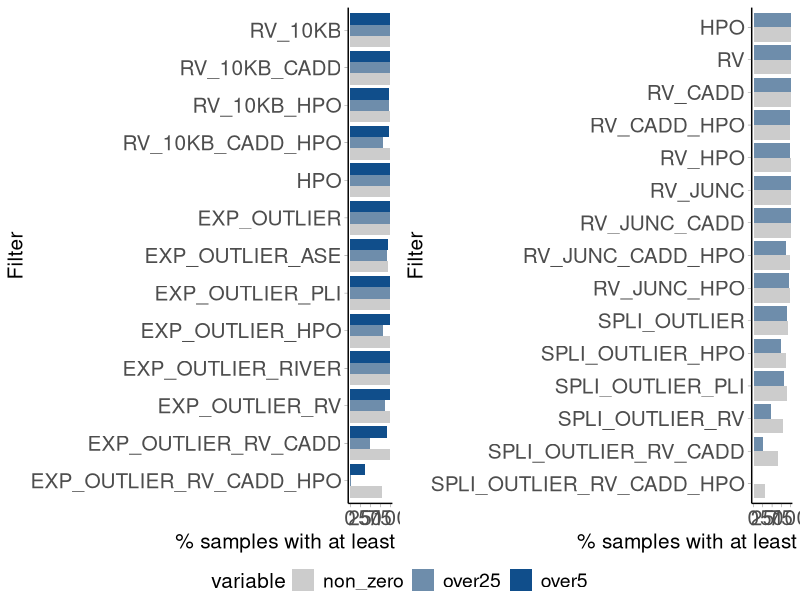
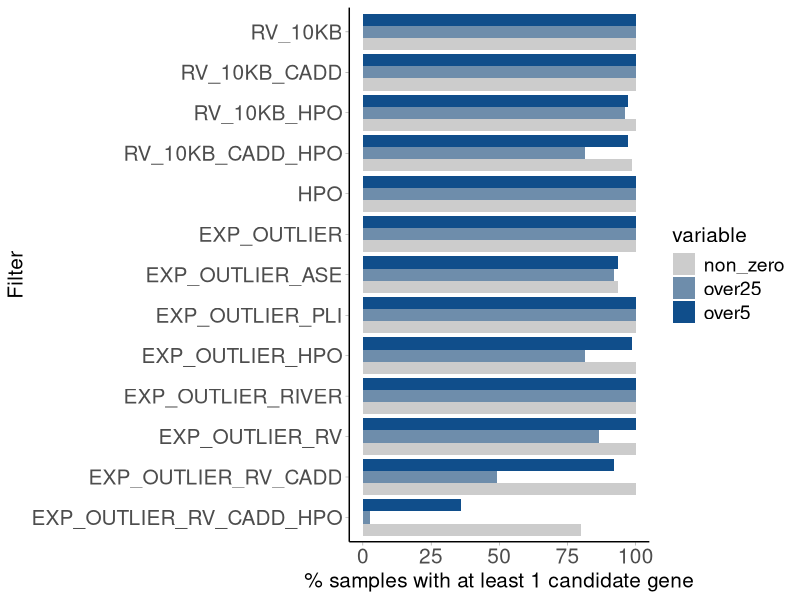
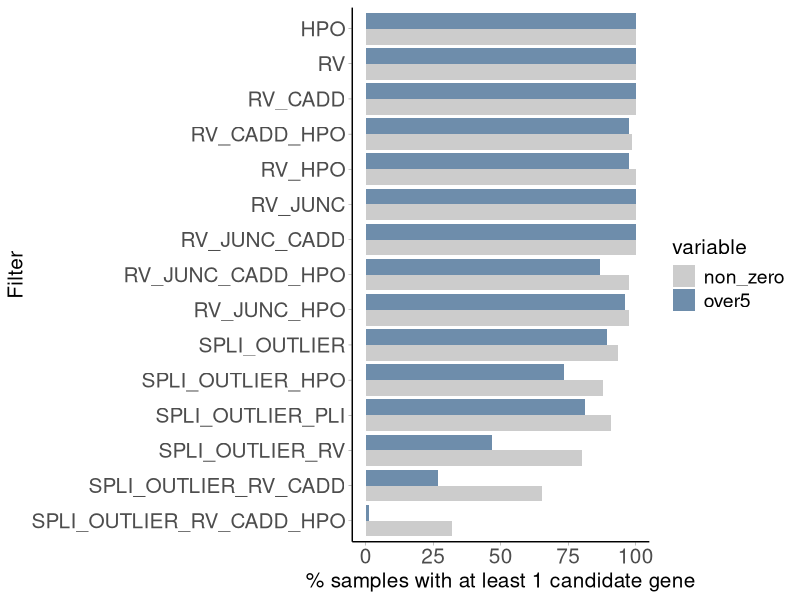

Reproduce these figures in R, in order.
# =======================================================================================================
# This is a script for generating EDF58: Percentage of samples left when filtering outliers.
#
# Note that the final figure was generated by using inkscape by combining figures from this script for visualization purposes
#
# =======================================================================================================



#!/bin/R


#  Read in input data

edf5a=read.table("EDF5a_data.txt", sep="\t", header=T)
edf5b=read.table("EDF5b_data.txt", sep="\t", header=T)



#Libraries
library(ggplot2)
library(cowplot)
library(RColorBrewer)
library(ggpubr)
library(forcats)

fsize=15
RD_theme=theme_classic()+
	theme(axis.text.x= element_text(size=fsize),
	axis.text.y= element_text(size=fsize), 
	axis.title = element_text(size = fsize), 
    legend.text = element_text(size = fsize-1), 
    legend.title = element_text(size = fsize), 
    axis.ticks = element_line(size = 0.1),
	strip.background=element_blank(),
	panel.grid.major=element_blank(),
	panel.grid.minor=element_blank(),
	axis.text=element_text(size=9),
	panel.border=element_blank()) 

# Panel A

color.function <- colorRampPalette( c( "#CCCCCC" , "#104E8B" ) )

color.ramp <- color.function( 3)
edf5a$filter=factor(edf5a$filter,levels=c("RV_10KB", "RV_10KB_CADD", "RV_10KB_HPO", "RV_10KB_CADD_HPO", "HPO", "EXP_OUTLIER", "EXP_OUTLIER_ASE", "EXP_OUTLIER_PLI", "EXP_OUTLIER_HPO","EXP_OUTLIER_RIVER", "EXP_OUTLIER_RV", "EXP_OUTLIER_RV_CADD", "EXP_OUTLIER_RV_CADD_HPO"))

edf5a$filter=fct_rev(edf5a$filter)

edf5a_plot=ggplot(edf5a, aes(x=filter, y=value, fill=variable)) + 
	geom_bar(stat="identity", position=position_dodge()) + 
	xlab("Filter")+ ylab("% samples with at least 1 candidate gene")+ RD_theme+ scale_fill_manual(values=color.ramp) +coord_flip()



# Panel B
edf5b$filter=fct_rev(edf5b$filter)

edf5b_plot=ggplot(edf5b, aes(x=filter, y=value, fill=variable)) + 
	geom_bar(stat="identity", position=position_dodge()) + 
	xlab("Filter")+ ylab("% samples with at least 1 candidate gene")+ RD_theme+ scale_fill_manual(values=color.ramp) +coord_flip()

## combined_plot


combined_plot=ggarrange(edf5a_plot, edf5b_plot, ncol=2, nrow=1, common.legend = TRUE, legend="bottom")
